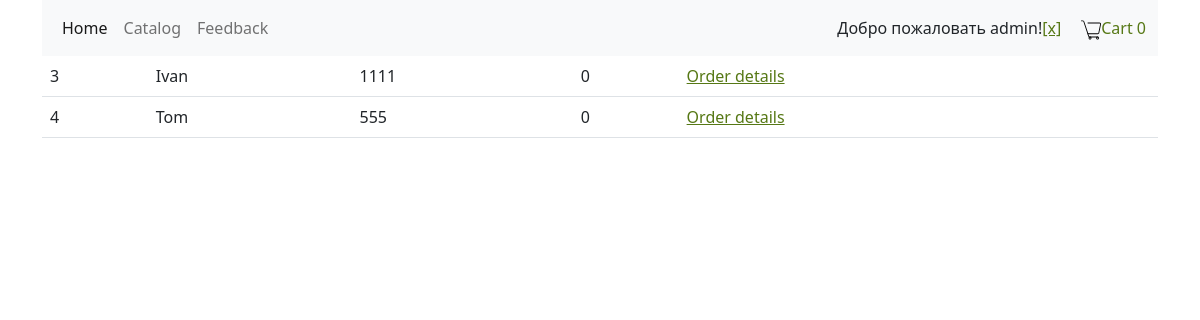
Screenshot of /admin.php (signed in) with the database file from the repository.
### tables this page shows
CREATE TABLE `orders` (
  `id` int NOT NULL,
  `name` text NOT NULL,
  `phone` text NOT NULL,
  `id_session` varchar(200) NOT NULL,
  `status` int DEFAULT '0'
);

### admin.php (the view, shortened to what this page needs)
<?php
include "db.php";
$orders = mysqli_query($db, "SELECT * FROM `orders` WHERE 1");
?>
<!DOCTYPE html>
<html lang="en">
<head>
    <link href="https://cdn.jsdelivr.net/npm/bootstrap@5.0.0-beta1/dist/css/bootstrap.min.css" rel="stylesheet">
    <link rel="stylesheet" href="style.css">
</head>
<body>
    <header class="container header">
        <?php include "menu.php" ?>
    </header>
    <div class="container">
        <table class="table">
            <tbody>
                <?php foreach ($orders as $unit) : ?>
                    <tr>
                        <td><?= $unit['id'] ?></td>
                        <td><?= $unit['name'] ?></td>
                        <td><?= $unit['phone'] ?></td>
                        <td><?= $unit['status'] ?></td>
                        <td><a href="order.php?id=<?= $unit['id'] ?>">Order details</a></td>
                    </tr>
                <?php endforeach; ?>
            </tbody>
        </table>
    </div>
</body>
</html>

### style.css (style rules this page uses)
a { color: #567815; }

### rows the page displays
orders: id "3", name "Ivan", phone "1111", status "0"
orders: id "4", name "Tom", phone "555", status "0"

### other values shown
$user "admin"
$count "0"
